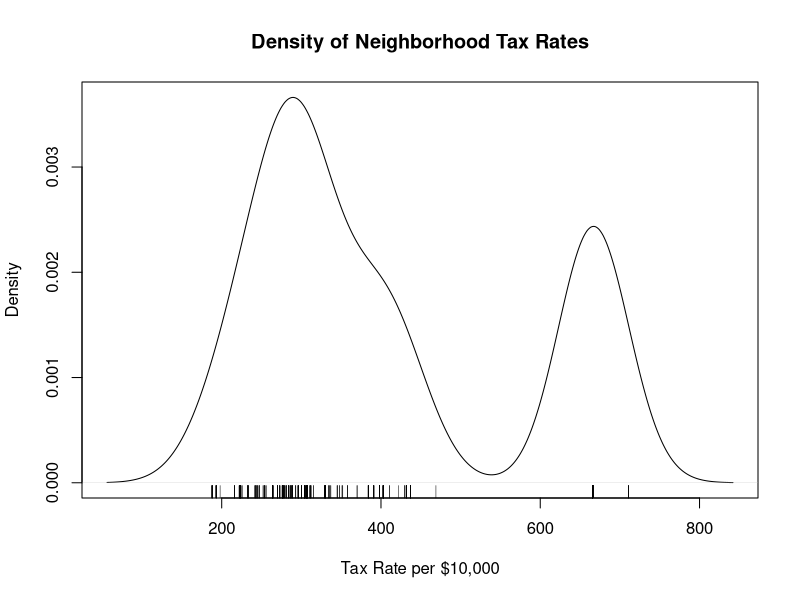
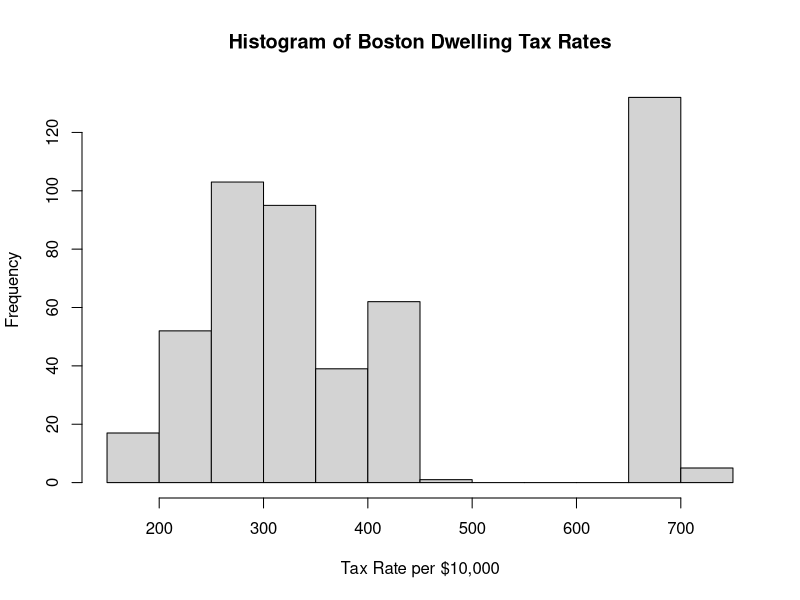
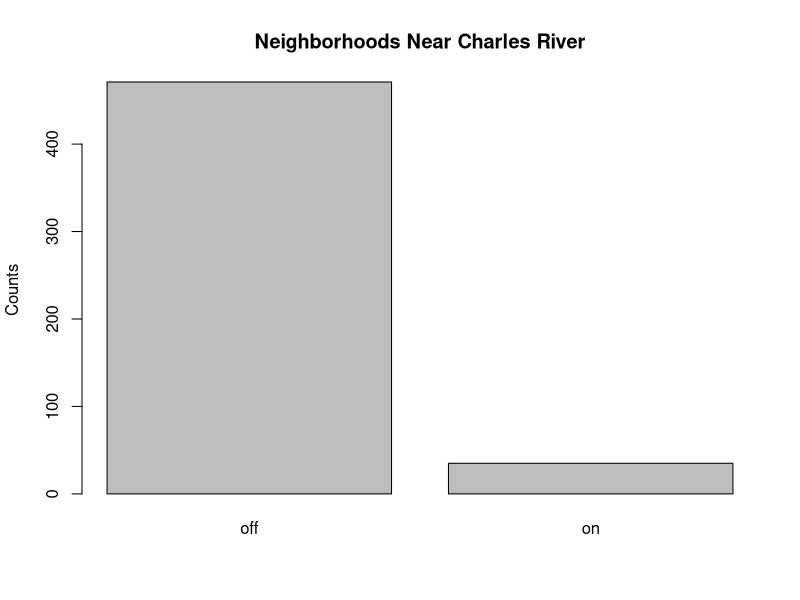
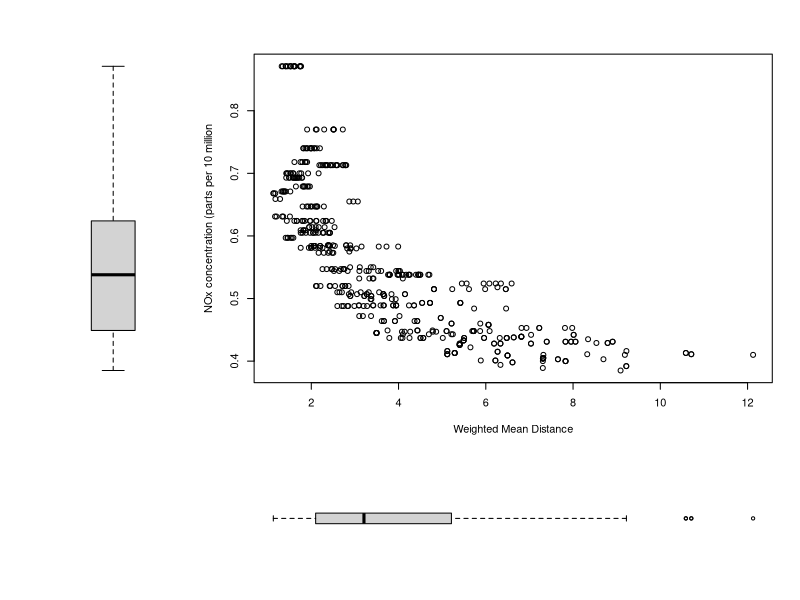
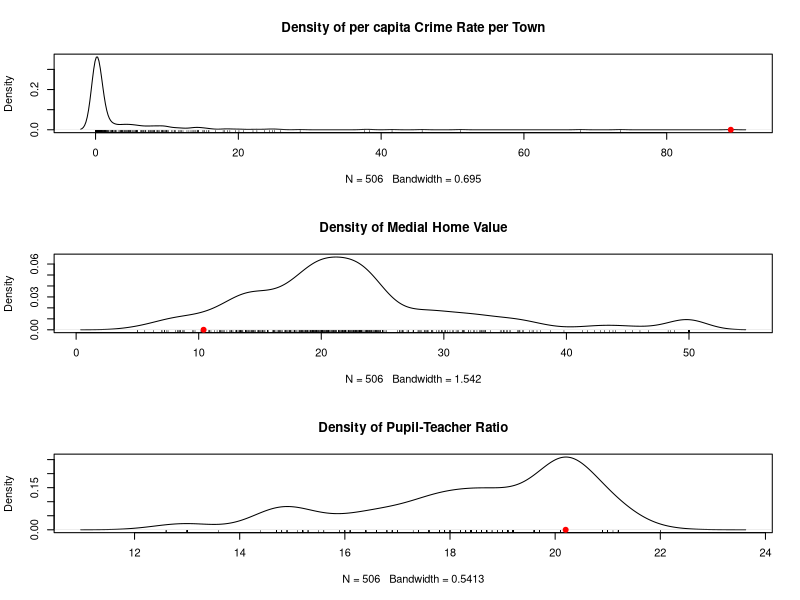

These charts were generated, in order, by the following R code:
## ---- chunk 1
require("MASS")
## ---- chunk 2
bos <- Boston
bos$chas <- factor(bos$chas, levels = c("0", "1"), labels = c("off", "on"))
## ---- chunk 3
str(bos)
## ---- chunk 4
plot(density(bos$tax),
     main = "Density of Neighborhood Tax Rates",
     xlab = "Tax Rate per $10,000")
rug(bos$tax)
## ---- chunk 5
hist(bos$tax, 
     main = "Histogram of Boston Dwelling Tax Rates",
     xlab = "Tax Rate per $10,000")
## ---- chunk 6
tax.table <- table(bos$tax)
tax.table[names(tax.table) > 600]
## ---- chunk 7
barplot(table(bos$chas),
        main = "Neighborhoods Near Charles River",
        ylab = "Counts")
## ---- chunk 8
table(bos$chas)
## ---- chunk 9
m <- matrix(data = c(2, 1, 1, 1, 2, 1, 1, 1, 2, 1, 1, 1, 0, 3, 3, 3),
           nrow = 4,
           ncol = 4,
           byrow = TRUE)
layout(m)
plot(x = bos$dis, y = bos$nox,
     xlab = "Weighted Mean Distance",
     ylab = "NOx concentration (parts per 10 million")
boxplot(bos$nox, frame = FALSE, axes = FALSE)
boxplot(bos$dis, horizontal = TRUE, frame = FALSE, axes = FALSE)
layout(1)
## ---- chunk 10
bos[which.max(bos$crim), ]
par(mfrow = c(3,1))
plot(density(bos$crim), main = "Density of per capita Crime Rate per Town")
rug(bos$crim)
points(bos$crim[381], 0, col = "red", pch = 19)
plot(density(bos$medv), main = "Density of Medial Home Value")
rug(bos$medv)
points(bos$medv[381], 0, col = "red", pch = 19)
plot(density(bos$ptratio), main = "Density of Pupil-Teacher Ratio")
rug(bos$ptratio)
points(bos$ptratio[381], 0, col = "red", pch = 19)
